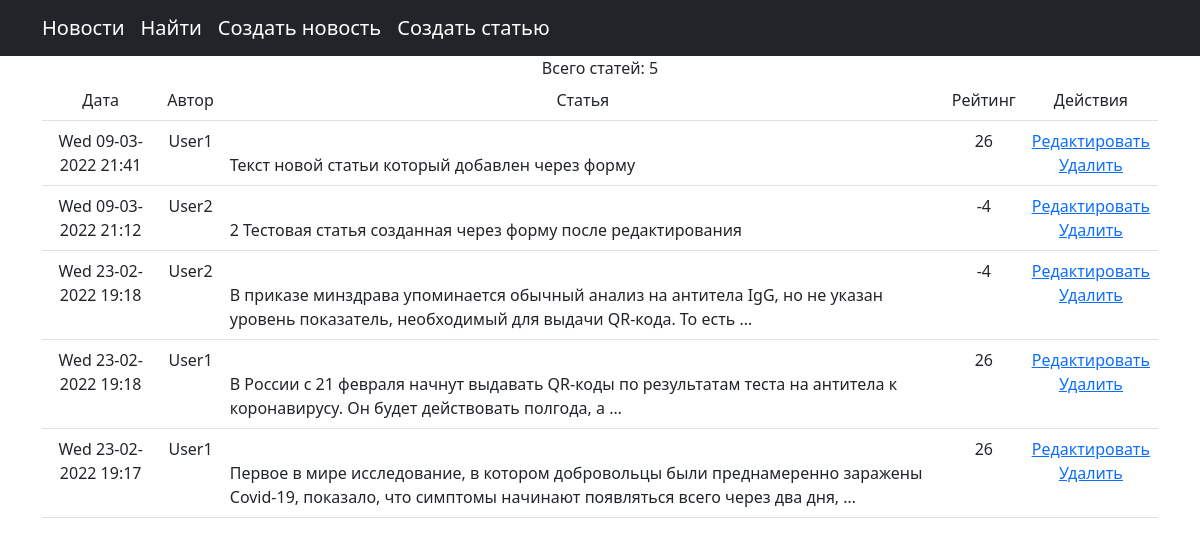
The app's page /, older data.
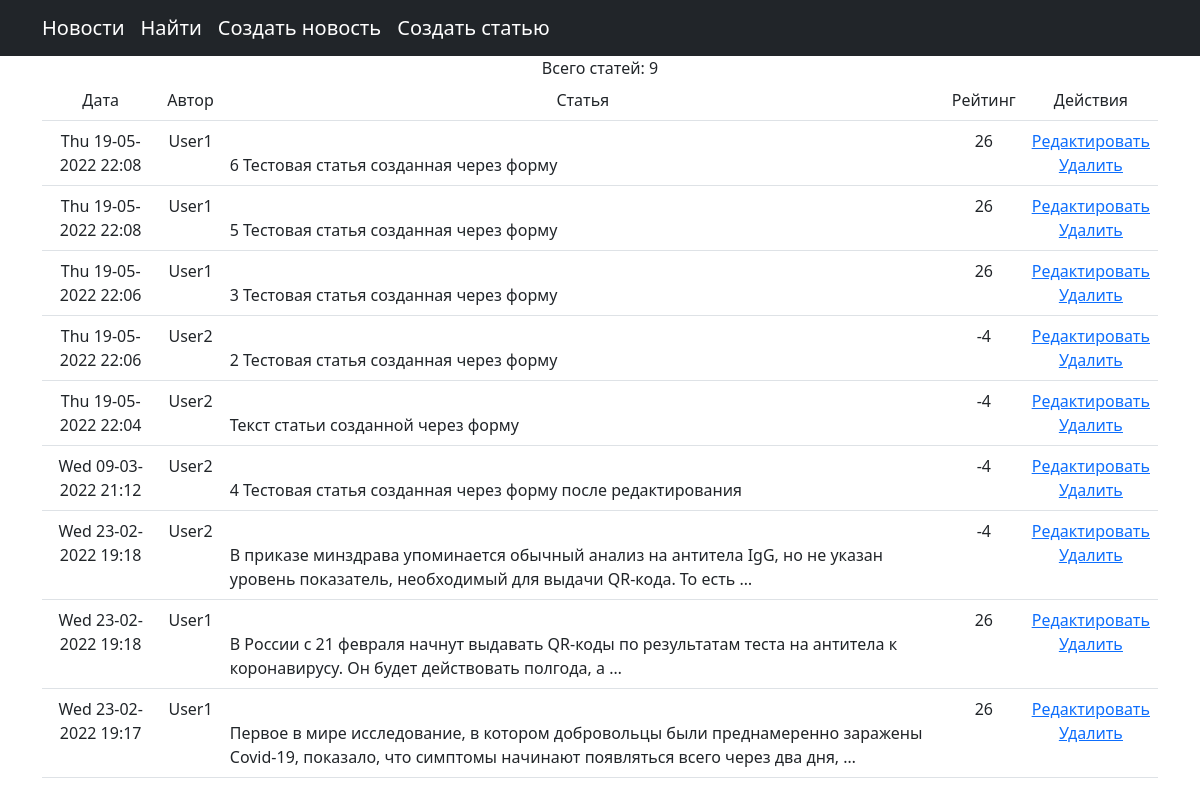
The same page, newer data.
### news/models.py (models this page shows, shortened)
class Post(models.Model):
    article = 'ar'
    news = 'ne'
    POST_TYPE = [
        (article, 'Статья'),
        (news,   'Новость'),
    ]
    author = models.ForeignKey(Author, on_delete=models.CASCADE,verbose_name='Автор')
    post_types = models.CharField(max_length=2, choices=POST_TYPE, default=news, verbose_name='Тип')
    time_add_post = models.DateTimeField(auto_now_add=True, verbose_name='Время публикации')
    categories = models.ManyToManyField(Category, through='PostCategory', verbose_name='Категория')
    title_post = models.CharField(max_length=128, verbose_name='Заголовок статьи')
    post_text = models.TextField(verbose_name='Текст статьи')
    post_rating = models.IntegerField(default=0)

class Author(models.Model):
    author_user = models.OneToOneField(User, on_delete=models.CASCADE)
    rating = models.IntegerField(default=0)

### news/views.py (the view)
# urls.py: path('', PostList.as_view(), name='post'),
class PostList(ListView):
    model = Post
    template_name = 'news.html'
    context_object_name = 'posts'
    ordering = ['-time_add_post']
    paginate_by = 10

### news/templatetags/censor_filter.py (called while the page is built)
@register.filter(name='censor')
def censor(value):
    keyword_processor = KeywordProcessor(case_sensitive=True)
    keyword_processor.add_keyword("Коронавирус", "COVID")
    text = KeywordProcessor.replace_keywords(keyword_processor,value)
    return text

### templates/news.html (shortened to what this page needs)
{% extends 'flatpages/default.html' %}
{% load censor_filter %}
{% block content %}
<a>Всего статей: {{ posts |length }}</a>
<table class="table">
            <tr>
                <td>
                    Дата
                </td>
                <td>
                    Автор
                </td>
                <td>
                    Статья
                </td>
                <td>
                    Рейтинг
                </td>
                <td>
                    Действия
                </td>
            </tr>
{% for post in posts %}
<tr>
    <td>{{ post.time_add_post |date:"D d-m-Y H:i" }}</td>
    <td>{{ post.author.author_user }}</td>
    <td align="left"><a href="{% url 'post_detail' post.id %}">{{ post.title_post | censor}}</a><br>
    {{ post.post_text |truncatewords:20 }}</td>
    <td>{{ post.author.rating }}</td>
    <td>
       {% if post.post_types == 'ne' %}
        <a href="{% url 'post_update' post.id %}"><u>Редактировать</u></a><br>
        <a href="{% url 'post_delete' post.id %}"><u>Удалить</u></a>
        {% else %}
        <a href="{% url 'art_update' post.id  %}"><u>Редактировать</u></a><br>
        <a href="{% url 'art_delete' post.id %}"><u>Удалить</u></a>
        {% endif %}
    </td>
</tr>
{% endfor %}
</table>
{% endblock content %}

### templates/flatpages/default.html (shortened to what this page needs)
<!DOCTYPE html>
<html lang="en">
    <head>
        {% load static %}
        <link href="{% static 'css/styles.css' %}" rel="stylesheet" />
    </head>
    <body>
        <nav class="navbar navbar-expand-lg navbar-dark bg-dark static-top">
   <div class="container">
       <a class="navbar-brand" href="{% url 'post' %}">Новости</a>
       <a class="navbar-brand" href="{% url 'post_search' %}">Найти</a>
       <a class="navbar-brand" href="{% url 'post_create' %}">Создать новость</a>
       <a class="navbar-brand" href="{% url 'art_create' %}">Создать статью</a>
   </div>
</nav>
        <div class="container">
          <div class="row">
          <div class="col-lg-12 text-center">
           {% block content %}{% endblock content %}
       </div>
   </div>
</div>
    </body>
</html>

Row changes from the older to the newer data that the page shows:
removed Post: time_add_post "Wed 09-03-2022 21:41", author.author_user "User1", post_text "Текст новой статьи который добавлен через форму", author.rating "26", post_types "Редактировать"
added Post: time_add_post "Thu 19-05-2022 22:08", author.author_user "User1", post_text "6 Тестовая статья созданная через форму", author.rating "26", post_types "Редактировать"
added Post: time_add_post "Thu 19-05-2022 22:08", author.author_user "User1", post_text "5 Тестовая статья созданная через форму", author.rating "26", post_types "Редактировать"
added Post: time_add_post "Thu 19-05-2022 22:06", author.author_user "User1", post_text "3 Тестовая статья созданная через форму", author.rating "26", post_types "Редактировать"
added Post: time_add_post "Thu 19-05-2022 22:06", author.author_user "User2", post_text "2 Тестовая статья созданная через форму", author.rating "-4", post_types "Редактировать"
added Post: time_add_post "Thu 19-05-2022 22:04", author.author_user "User2", post_text "Текст статьи созданной через форму", author.rating "-4", post_types "Редактировать"
changed Post: post_text "2 Тестовая статья созданная через форму после редактирования" → "4 Тестовая статья созданная через форму после редактирования"
Text that changed along with them:
{{ posts |length }}: "5" → "9"
